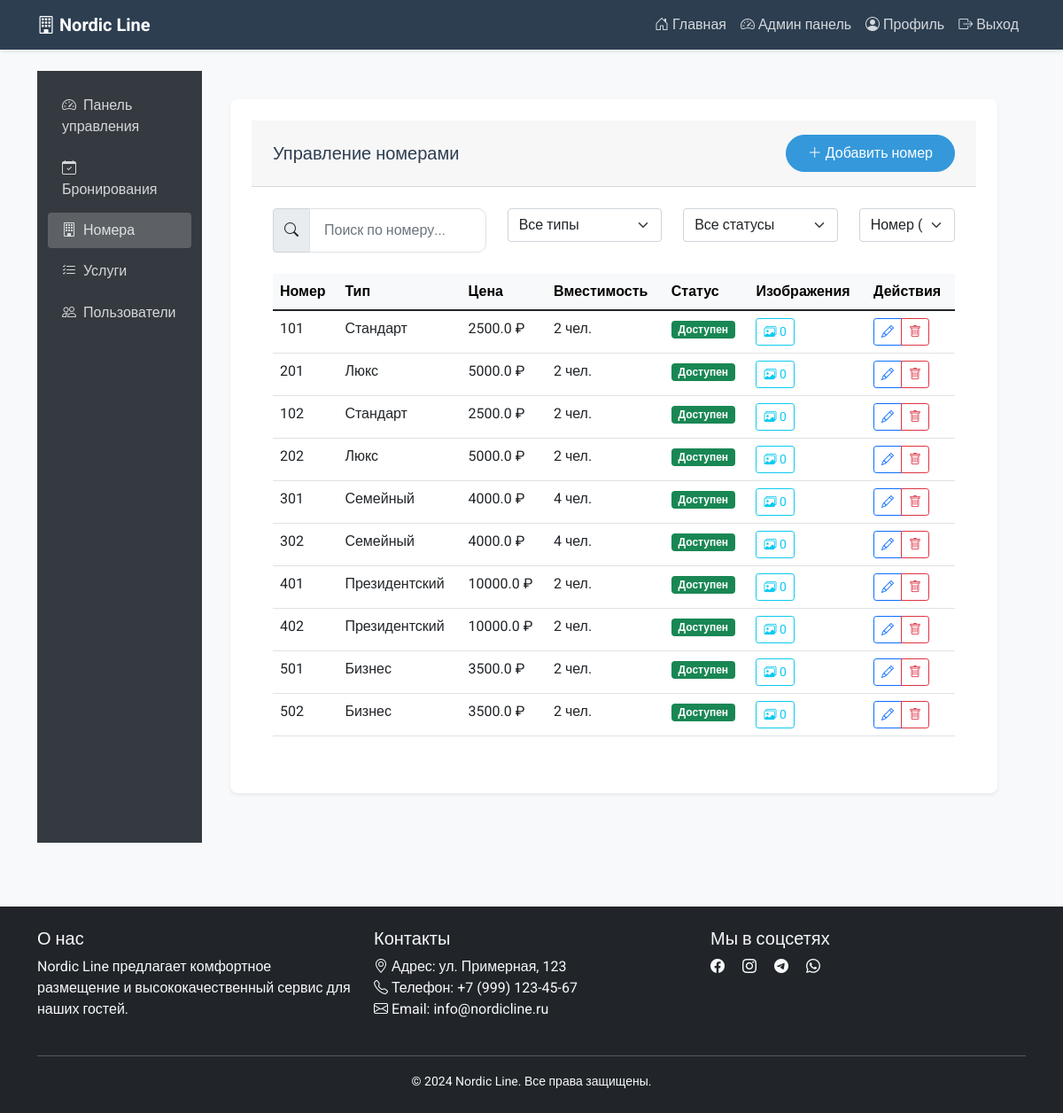
/admin/rooms (signed in), run on the app's committed database.
### models.py (models this page shows, shortened)
class Room(db.Model):
    id = db.Column(db.Integer, primary_key=True)
    number = db.Column(db.String(10), unique=True, nullable=False)
    type = db.Column(db.String(50), nullable=False)
    price = db.Column(db.Float, nullable=False)
    capacity = db.Column(db.Integer, nullable=False)
    description = db.Column(db.Text)
    images = db.Column(db.String(1000))  # Храним список изображений как строку
    tags = db.Column(db.String(500))  # Храним теги как строку, разделенную запятыми
    bookings = db.relationship('Booking', back_populates='room', lazy=True)
    @property
    def image_list(self):
        if not self.images or self.images == '[]':
            return []
        try:
            images = self.images.strip('[]').replace(' ', '').split(',')
            return [img for img in images if img and os.path.exists(os.path.join('static/room_images', img))]
        except Exception:
            return []

### app.py (the view)
@app.route('/admin/rooms')
@login_required
def admin_rooms():
    if current_user.role != 'admin':
        flash('Доступ запрещен')
        return redirect(url_for('index'))
    rooms = Room.query.all()
    return render_template('admin/rooms.html', rooms=rooms)

### app.py (called while the page is built)
@login_manager.user_loader
def load_user(user_id):
    return User.query.get(int(user_id))

### templates/admin/rooms.html (shortened to what this page needs)
{% extends "admin/base.html" %}
{% block admin_content %}
<div class="admin-card">
    <div class="admin-card-header d-flex justify-content-between align-items-center">
        <h3 class="mb-0">Управление номерами</h3>
        <button type="button" class="btn btn-primary" data-bs-toggle="modal" data-bs-target="#addRoomModal">
            <i class="bi bi-plus-lg"></i> Добавить номер
        </button>
    </div>
    <div class="admin-card-body">
        <div class="row mb-4">
            <div class="col-md-4">
                <div class="input-group">
                    <span class="input-group-text"><i class="bi bi-search"></i></span>
                    <input type="text" class="form-control" id="searchInput" placeholder="Поиск по номеру...">
                </div>
            </div>
            <div class="col-md-3">
                <select class="form-select" id="typeFilter">
                    <option value="">Все типы</option>
                </select>
            </div>
            <div class="col-md-3">
                <select class="form-select" id="statusFilter">
                    <option value="">Все статусы</option>
                </select>
            </div>
            <div class="col-md-2">
                <select class="form-select" id="sortSelect">
                    <option value="number_asc">Номер (возр.)</option>
                </select>
            </div>
        </div>
        <div class="table-responsive">
            <table class="table table-hover" id="roomsTable">
                <thead class="table-light">
                    <tr>
                        <th data-sort="number">Номер</th>
                        <th data-sort="type">Тип</th>
                        <th data-sort="price">Цена</th>
                        <th data-sort="capacity">Вместимость</th>
                        <th data-sort="status">Статус</th>
                        <th>Изображения</th>
                        <th>Действия</th>
                    </tr>
                </thead>
                <tbody>
                    {% for room in rooms %}
                    <tr class="room-row"
                        data-number="{{ room.number }}"
                        data-type="{{ room.type }}"
                        data-price="{{ room.price }}"
                        data-capacity="{{ room.capacity }}"
                        data-status="{{ 'available' if room.is_available else 'unavailable' }}">
                        <td>{{ room.number }}</td>
                        <td>{{ room.type }}</td>
                        <td>{{ room.price }} ₽</td>
                        <td>{{ room.capacity }} чел.</td>
                        <td>
                            {% if room.is_available %}
                                <span class="badge bg-success">Доступен</span>
                            {% else %}
                                <span class="badge bg-danger">Занят</span>
                            {% endif %}
                        </td>
                        <td>
                            <button class="btn btn-sm btn-outline-info" data-bs-toggle="modal" data-bs-target="#imagesModal{{ room.id }}">
                                <i class="bi bi-images"></i> {{ room.image_list|length }}
                            </button>
                        </td>
                        <td>
                            <div class="btn-group btn-group-sm">
                                <a href="{{ url_for('admin_edit_room', room_id=room.id) }}" class="btn btn-outline-primary" title="Редактировать">
                                    <i class="bi bi-pencil"></i>
                                </a>
                                <button type="button" class="btn btn-outline-danger" title="Удалить"
                                        onclick="deleteRoom({{ room.id }}, '{{ room.number }}')">
                                    <i class="bi bi-trash"></i>
                                </button>
                            </div>
                        </td>
                    </tr>
                    {% endfor %}
                </tbody>
            </table>
        </div>
    </div>
</div>
{% endblock %}

### static/css/style.css (style rules this page uses)
:root { --primary-color: #2c3e50; --secondary-color: #3498db; --accent-color: #e74c3c; --light-bg: #f8f9fa; --dark-bg: #2c3e50; }
body { font-family: 'Roboto', sans-serif; background-color: var(--light-bg); color: #333; min-height: 100vh; display: flex; flex-direction: column; }
.btn-primary { background-color: var(--secondary-color); border-color: var(--secondary-color); padding: 0.5rem 1.5rem; border-radius: 25px; transition: all 0.3s ease; }
.form-control { border-radius: 10px; border: 1px solid #dee2e6; padding: 0.75rem 1rem; }
.admin-card { background-color: white; border-radius: 15px; padding: 1.5rem; margin-bottom: 1.5rem; box-shadow: 0 5px 15px rgba(0,0,0,0.05); }
.admin-card h3 { color: var(--primary-color); font-size: 1.25rem; margin-bottom: 1rem; }

### templates/admin/base.html (style rules this page uses)
.admin-card { background: #fff; border-radius: 0.5rem; box-shadow: 0 0.125rem 0.25rem rgba(0,0,0,.075); margin-bottom: 1.5rem; }
.admin-card-header { padding: 1rem 1.5rem; border-bottom: 1px solid rgba(0,0,0,.125); background-color: rgba(0,0,0,.03); }
.admin-card-body { padding: 1.5rem; }

### data on the page
Room: number "101", type "Стандарт", price "2500.0", capacity "2", image_list|length "0"
Room: number "201", type "Люкс", price "5000.0", capacity "2", image_list|length "0"
Room: number "102", type "Стандарт", price "2500.0", capacity "2", image_list|length "0"
Room: number "202", type "Люкс", price "5000.0", capacity "2", image_list|length "0"
Room: number "301", type "Семейный", price "4000.0", capacity "4", image_list|length "0"
Room: number "302", type "Семейный", price "4000.0", capacity "4", image_list|length "0"
Room: number "401", type "Президентский", price "10000.0", capacity "2", image_list|length "0"
Room: number "402", type "Президентский", price "10000.0", capacity "2", image_list|length "0"
Room: number "501", type "Бизнес", price "3500.0", capacity "2", image_list|length "0"
Room: number "502", type "Бизнес", price "3500.0", capacity "2", image_list|length "0"
